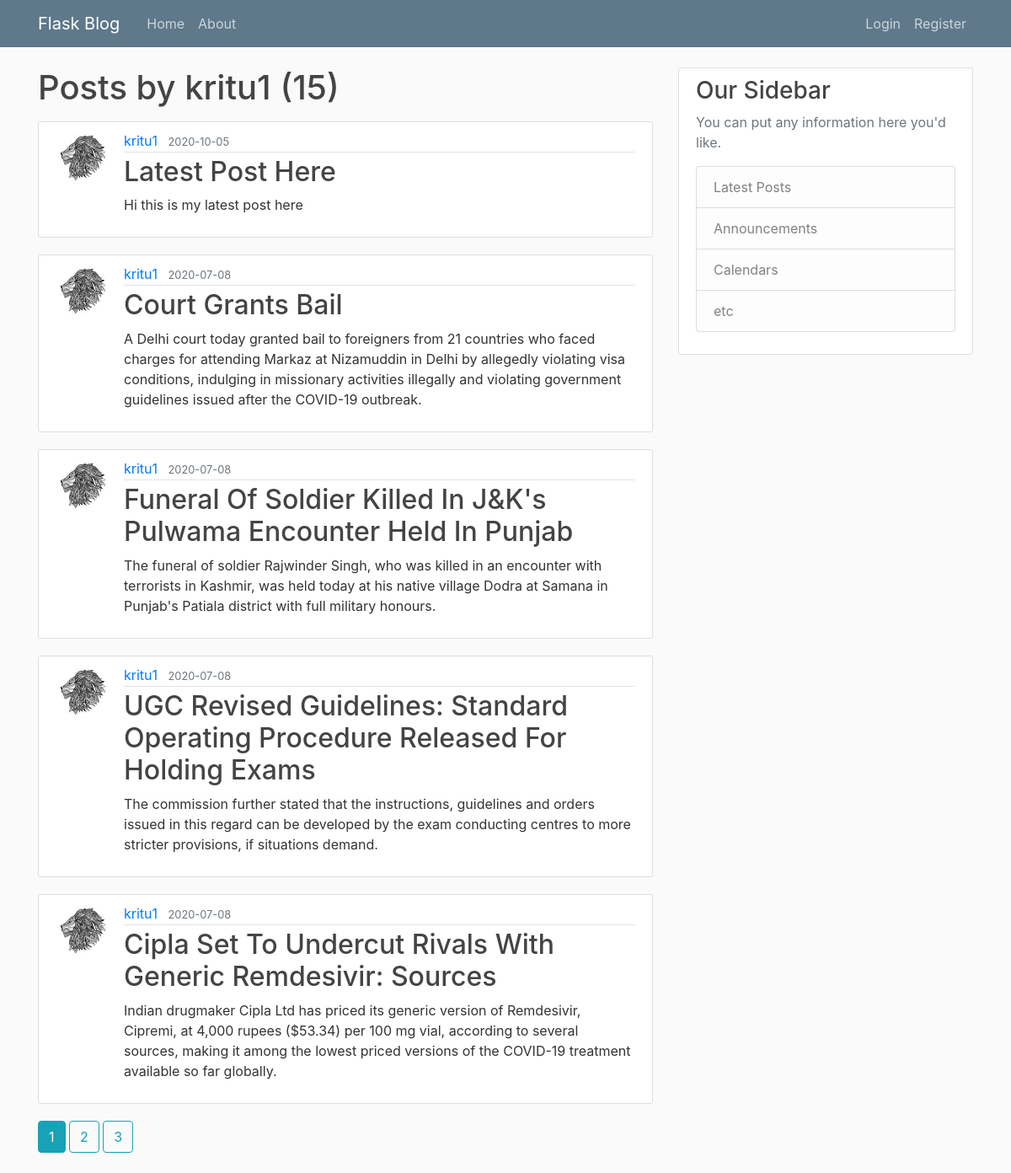
The page /user/kritu1 on the database its author committed.
### flaskblog/models.py (models this page shows, shortened)
class User(db.Model, UserMixin):
    id = db.Column(db.Integer, primary_key = True)
    username = db.Column(db.String(20), unique = True, nullable = False)
    email = db.Column(db.String(120), unique = True, nullable = False)
    image_file = db.Column(db.String(20), nullable = False, default = 'default.jpg')
    password = db.Column(db.String(60), nullable = False)
    posts = db.relationship('Post', backref='author', lazy=True)

class Post(db.Model):
    id = db.Column(db.Integer, primary_key = True)
    title = db.Column(db.String(100), nullable = False)
    date_posted = db.Column(db.DateTime, nullable= False, default = datetime.utcnow)
    content = db.Column(db.Text, nullable=False)
    user_id = db.Column(db.Integer, db.ForeignKey('user.id'), nullable=False)

### flaskblog/users/routes.py (the view)
@users.route('/user/<string:username>')
def user_post(username):
    page = request.args.get('page', 1, type=int)
    user = User.query.filter_by(username=username).first_or_404()
    posts = Post.query.filter_by(author=user)\
        .order_by(Post.date_posted.desc())\
        .paginate(page=page, per_page=5)
    return render_template('user_posts.html', posts=posts, user=user)

### flaskblog/templates/user_posts.html
{% extends "layout.html" %}
{% block content %}
    <h1 class="mb-3">Posts by {{ user.username }} ({{ posts.total }}) </h1>
    {% for post in posts.items %}
        <article class="media content-section">
            <img class="rounded-circle article-img" src="{{ url_for('static', filename='profile_pics/' + post.author.image_file) }}" alt="">
            <div class="media-body">
            <div class="article-metadata">
                <a class="mr-2" href="{{ url_for('posts.user_post', username=post.author.username) }}">{{ post.author.username }}</a>
                <small class="text-muted">{{ post.date_posted.strftime('%Y-%m-%d') }}</small>
            </div>
            <h2><a class="article-title" href="{{ url_for('posts.post', post_id = post.id) }}">{{ post.title }}</a></h2>
            <p class="article-content">{{ post.content }}</p>
            </div>
        </article>
    {% endfor %}
    {% for page_num in posts.iter_pages(left_edge=1, right_edge=1, left_current=1, right_current=2) %}
        {% if page_num %}
            {% if posts.page == page_num %}
                <a class="btn btn-info mb-4" href="{{ url_for('posts.user_post', username=user.username ,page=page_num) }}">{{ page_num }}</a>
            {% else %}
                <a class="btn btn-outline-info mb-4" href="{{ url_for('posts.user_post', username=user.username, page=page_num) }}">{{ page_num }}</a>
            {% endif %}
        {% else %}
            ...
        {% endif %}
    {% endfor %}
{% endblock content %}

### flaskblog/static/main.css (style rules this page uses)
body { background: #fafafa; color: #333333; margin-top: 5rem; }
h1, h2, h3, h4, h5, h6 { color: #444444; }
.content-section { background: #ffffff; padding: 10px 20px; border: 1px solid #dddddd; border-radius: 3px; margin-bottom: 20px; }
.article-title { color: #444444; }
.article-content { white-space: pre-line; }
.article-img { height: 65px; width: 65px; margin-right: 16px; }
.article-metadata { padding-bottom: 1px; margin-bottom: 4px; border-bottom: 1px solid #e3e3e3 }

### rows shown on the page
User: username "kritu1"
Post: image_file (picture), author.username "kritu1", date_posted "2020-10-05", title "Latest Post Here", content "Hi this is my latest post here"
Post: image_file (picture), author.username "kritu1", date_posted "2020-07-08", title "Court Grants Bail", content "A Delhi court today granted bail to foreigners from 21 countries who faced charges for attending Markaz at Nizamuddin in Delhi by allegedly violating visa conditions, indulging in missionary activities illegally and violating government guidelines issued after the COVID-19 outbreak."
Post: image_file (picture), author.username "kritu1", date_posted "2020-07-08", title "Funeral Of Soldier Killed In J&K's Pulwama Encounter Held In Punjab", content "The funeral of soldier Rajwinder Singh, who was killed in an encounter with terrorists in Kashmir, was held today at his native village Dodra at Samana in Punjab's Patiala district with full military honours."
Post: image_file (picture), author.username "kritu1", date_posted "2020-07-08", title "UGC Revised Guidelines: Standard Operating Procedure Released For Holding Exams", content "The commission further stated that the instructions, guidelines and orders issued in this regard can be developed by the exam conducting centres to more stricter provisions, if situations demand."
Post: image_file (picture), author.username "kritu1", date_posted "2020-07-08", title "Cipla Set To Undercut Rivals With Generic Remdesivir: Sources", content "Indian drugmaker Cipla Ltd has priced its generic version of Remdesivir, Cipremi, at 4,000 rupees ($53.34) per 100 mg vial, according to several sources, making it among the lowest priced versions of the COVID-19 treatment available so far globally."

### other values the page prints
{{ posts.total }} "15"
{{ page_num }} "1"
{{ page_num }} "2" "3"
